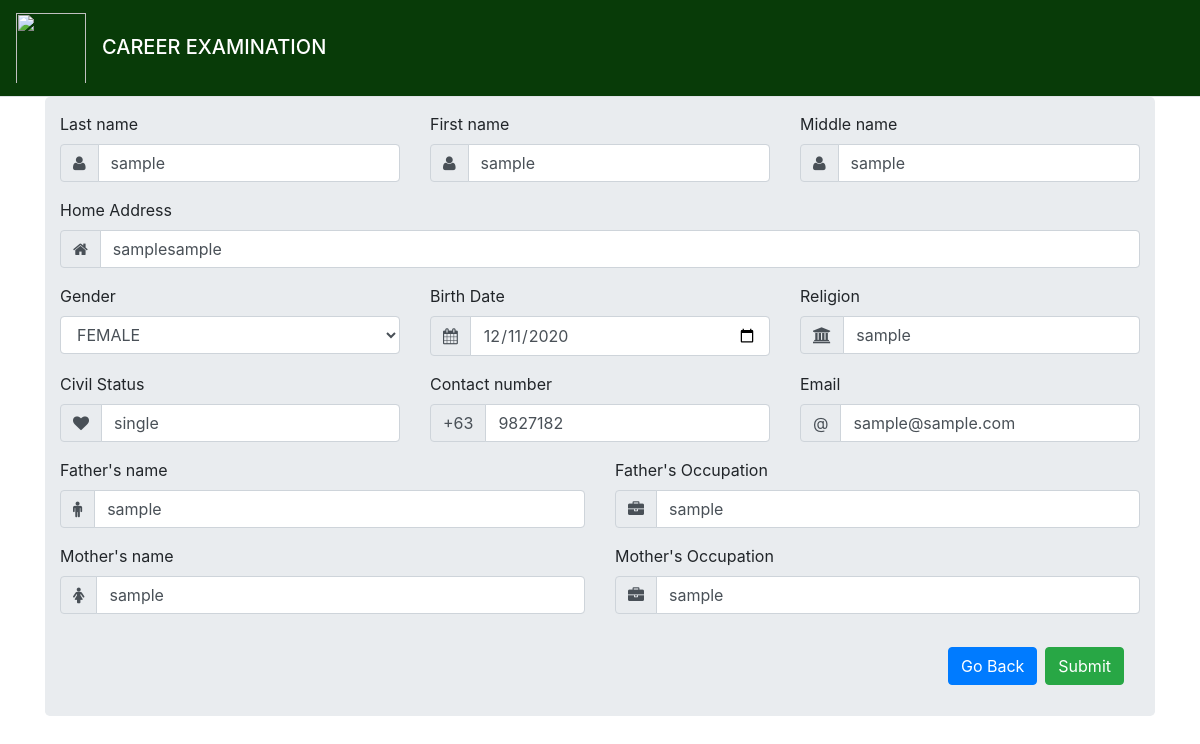
The page /pages/student-profile.php (signed in) on the database its author committed.
### tables this page shows
CREATE TABLE `students` (
  `id` int(11) NOT NULL,
  `student_fname` varchar(100) NOT NULL,
  `student_mname` varchar(100) NOT NULL,
  `student_lname` varchar(100) NOT NULL,
  `student_home_add` longtext NOT NULL,
  `gender` varchar(32) NOT NULL,
  `student_birthday` date NOT NULL,
  `religion` longtext NOT NULL,
  `civil_status` varchar(32) NOT NULL,
  `contact_number` int(11) NOT NULL,
  `email` varchar(100) NOT NULL,
  `father_name` varchar(100) NOT NULL,
  `father_occupation` varchar(100) NOT NULL,
  `mother_name` varchar(100) NOT NULL,
  `mother_occupation` varchar(100) NOT NULL,
  `password` longtext NOT NULL,
  `createAt` timestamp NOT NULL DEFAULT current_timestamp() ON UPDATE current_timestamp()
);

### pages/student-profile.php (the view, shortened to what this page needs)
<?php
include "../functions/conn.php";
?>
<!DOCTYPE html>
<html lang="en">
<head>
    <?php include '../components/bootstrap.php'; ?>
    <link rel="stylesheet" href="../dep/font-awesome/css/font-awesome.min.css">
    <link rel="stylesheet" href="../dep/minJsCss/css/notify.css">
    <link rel="stylesheet" href="../dep/minJsCss/css/prettify.css">
</head>
<body>
    <?php include "../components/student-nav.php"; ?>
    <?php
    $query = mysqli_query($conn, "SELECT * FROM students WHERE id = '$_SESSION[user_id]'");
    $row = mysqli_fetch_object($query);
    ?>
    <div class="container">
        <div class="jumbotron" style="padding: 5px !important;">
            <form id="formReg" action="../functions/editStudent.php?id=<?php echo $row->id ?>&&location=student" method="POST" style="margin: 10px;">
                <div class="form-group">
                    <div class="row">
                        <div class="col">
                            <label for="">Last name</label>
                            <div class="input-group">
                                <div class="input-group-prepend">
                                    <div class="input-group-text"><i class="fa fa-user"></i></div>
                                </div>
                                <input type="text" class="form-control" value="<?php echo $row->student_lname ?>" name="lname" placeholder="Last name" required>
                            </div>
                        </div>
                        <div class="col">
                            <label for="">First name</label>
                            <div class="input-group">
                                <div class="input-group-prepend">
                                    <div class="input-group-text"><i class="fa fa-user"></i></div>
                                </div>
                                <input type="text" class="form-control" value="<?php echo $row->student_fname ?>" name="fname" placeholder="First name" required>
                            </div>
                        </div>
                        <div class="col">
                            <label for="">Middle name</label>
                            <div class="input-group">
                                <div class="input-group-prepend">
                                    <div class="input-group-text"><i class="fa fa-user"></i></div>
                                </div>
                                <input type="text" class="form-control" value="<?php echo $row->student_mname ?>" name="mname" placeholder="Middle name" required>
                            </div>
                        </div>
                    </div>
                </div>
                <div class="form-group">
                    <div class="row">
                        <div class="col">
                            <label for="">Home Address</label>
                            <div class="input-group">
                                <div class="input-group-prepend">
                                    <div class="input-group-text"><i class="fa fa-home"></i></div>
                                </div>
                                <input type="text" class="form-control" value="<?php echo $row->student_home_add ?>" name="homeAdd" placeholder="Home Address" required>
                            </div>
                        </div>
                    </div>
                </div>
                <div class="form-group">
                    <div class="row">
                        <div class="col">
                            <label for="gender">Gender</label>
                            <select name="gender" class="form-control" required>
                                <option value="<?php echo strtolower($row->gender) ?>"><?php echo strtoupper($row->gender) ?></option>
                            </select>
                        </div>
                        <div class="col">
                            <label for="bDay">Birth Date</label>
                            <div class="input-group">
                                <div class="input-group-prepend">
                                    <div class="input-group-text"><i class="fa fa-calendar"></i></div>
                                </div>
                                <input type="date" id="datepicker" value="<?php echo $row->student_birthday ?>" class="form-control" name="bdate" required>
                            </div>
                        </div>
                        <div class="col">
                            <label for="">Religion</label>
                            <div class="input-group">
                                <div class="input-group-prepend">
                                    <div class="input-group-text"><i class="fa fa-university"></i></div>
                                </div>
                                <input type="text" class="form-control" value="<?php echo $row->religion ?>" name="religion" placeholder="Religion" required>
                            </div>
                        </div>
                    </div>
                </div>
                <div class="form-group">
                    <div class="row">
                        <div class="col">
                            <label for="">Civil Status</label>
                            <div class="input-group">
                                <div class="input-group-prepend">
                                    <div class="input-group-text"><i class="fa fa-heart"></i></div>
                                </div>
                                <input type="text" class="form-control" value="<?php echo $row->civil_status ?>" name="civilStat" placeholder="Civil Status" required>
                            </div>
                        </div>
                        <div class="col">
                            <label for="">Contact number</label>
                            <div class="input-group">
                                <div class="input-group-prepend">
                                    <div class="input-group-text">+63</div>
                                </div>
                                <input type="number" class="form-control" value="<?php echo $row->contact_number ?>" name="contactNumber" id="inputContactNumber" placeholder="Contact number" required>
                            </div>
                        </div>
                        <div class="col">
                            <label for="">Email</label>
                            <div class="input-group">
                                <div class="input-group-prepend">
                                    <div class="input-group-text">@</div>
                                </div>
                                <input type="email" class="form-control" id="stud_email" value="<?php echo $row->email ?>" name="email" placeholder="Email" required>
                            </div>
                        </div>
                    </div>
                </div>
                <div class="form-group">
                    <div class="row">
                        <div class="col">
                            <label for="">Father's name</label>
                            <div class="input-group">
                                <div class="input-group-prepend">
                                    <div class="input-group-text"><i class="fa fa-male"></i></div>
                                </div>
                                <input type="text" class="form-control" value="<?php echo $row->father_name ?>" name="fatherName" placeholder="Father's name" required>
                            </div>
                        </div>
                        <div class="col">
                            <label for="">Father's Occupation</label>
                            <div class="input-group">
                                <div class="input-group-prepend">
                                    <div class="input-group-text"><i class="fa fa-briefcase"></i></div>
                                </div>
                                <input type="text" class="form-control" value="<?php echo $row->father_occupation ?>" name="fatherOccupation" placeholder="Father's Occupation" required>
                            </div>
                        </div>
                    </div>
                </div>
                <div class="form-group">
                    <div class="row">
                        <div class="col">
                            <label for="">Mother's name</label>
                            <div class="input-group">
                                <div class="input-group-prepend">
                                    <div class="input-group-text"><i class="fa fa-female"></i></div>
                                </div>
                                <input type="text" class="form-control" value="<?php echo $row->mother_name ?>" name="motherName" placeholder="Mother's name" required>
                            </div>
                        </div>
                        <div class="col">
                            <label for="">Mother's Occupation</label>
                            <div class="input-group">
                                <div class="input-group-prepend">
                                    <div class="input-group-text"><i class="fa fa-briefcase"></i></div>
                                </div>
                                <input type="text" class="form-control" value="<?php echo $row->mother_occupation ?>" name="motherOccupation" placeholder="Mother's Occupation" required>
                            </div>
                        </div>
                    </div>
                </div>
                <div class="modal-footer">
                    <a href="student-dashboard.php" id="closeReg" class="btn btn-primary">Go Back</a>
                    <button type="button" id="btnEdit" class="btn btn-success">Submit</button>
                </div>
            </form>
        </div>
    </div>
</body>
</html>

### rows shown on the page
students: lname "sample", fname "sample", mname "sample", homeAdd "samplesample", gender "FEMALE", bdate "12/11/2020", religion "sample", civilStat "single", contactNumber "9827182", email "sample@sample.com", fatherName "sample", fatherOccupation "sample", motherName "sample", motherOccupation "sample"
